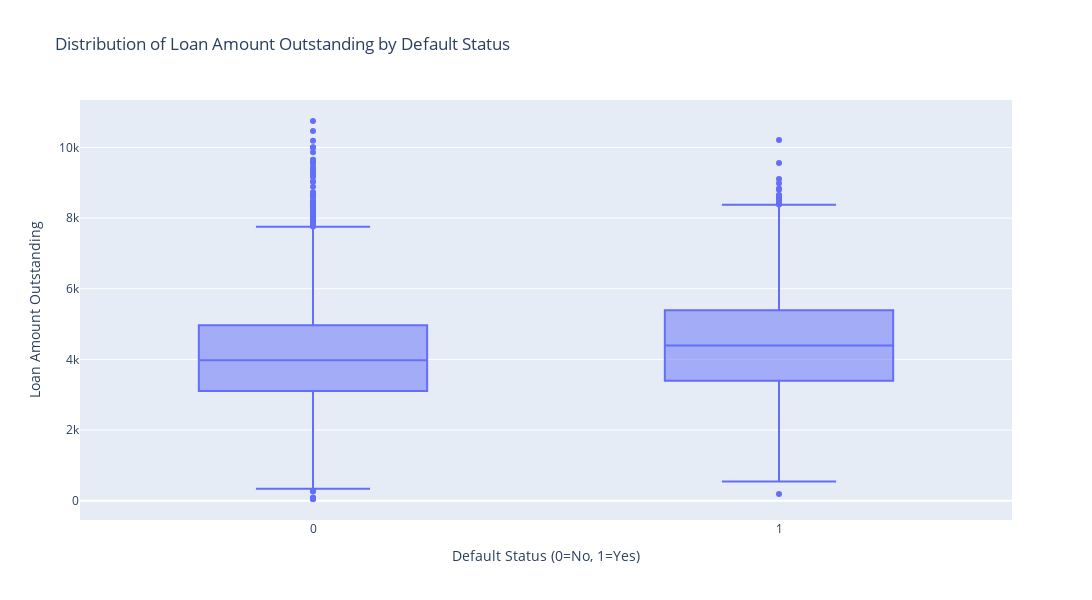

Write notebook code for a chart like this one.
### Code cell
import plotly.express as px

fig = px.box(df, 
             x='default', 
             y='loan_amt_outstanding',
             title='Distribution of Loan Amount Outstanding by Default Status',
             labels={'default': 'Default Status (0=No, 1=Yes)', 
                    'loan_amt_outstanding': 'Loan Amount Outstanding'})

fig.update_layout(width=1200, height=600)
fig.show()

### Figure 1 — Plotly figure (JSON) as saved in the notebook; plotly's stock layout.template omitted (floating-point values rounded to 4 significant figures; data arrays with more than 128 entries replaced by an {"elided": "..."} marker saying what was removed)
{"data": [{"alignmentgroup": "True", "hovertemplate": "Default Status (0=No, 1=Yes)=%{x}<br>Loan Amount Outstanding=%{y}<extra></extra>", "legendgroup": "", "marker": {"color": "#636efa"}, "name": "", "notched": false, "offsetgroup": "", "orientation": "v", "showlegend": false, "type": "box", "x": {"elided": "10000 int values"}, "x0": " ", "xaxis": "x", "y": {"elided": "10000 float values"}, "y0": " ", "yaxis": "y"}], "layout": {"boxmode": "group", "height": 600, "legend": {"tracegroupgap": 0}, "title": {"text": "Distribution of Loan Amount Outstanding by Default Status"}, "width": 1200, "xaxis": {"anchor": "y", "domain": [0, 1], "title": {"text": "Default Status (0=No, 1=Yes)"}}, "yaxis": {"anchor": "x", "domain": [0, 1], "title": {"text": "Loan Amount Outstanding"}}}}
